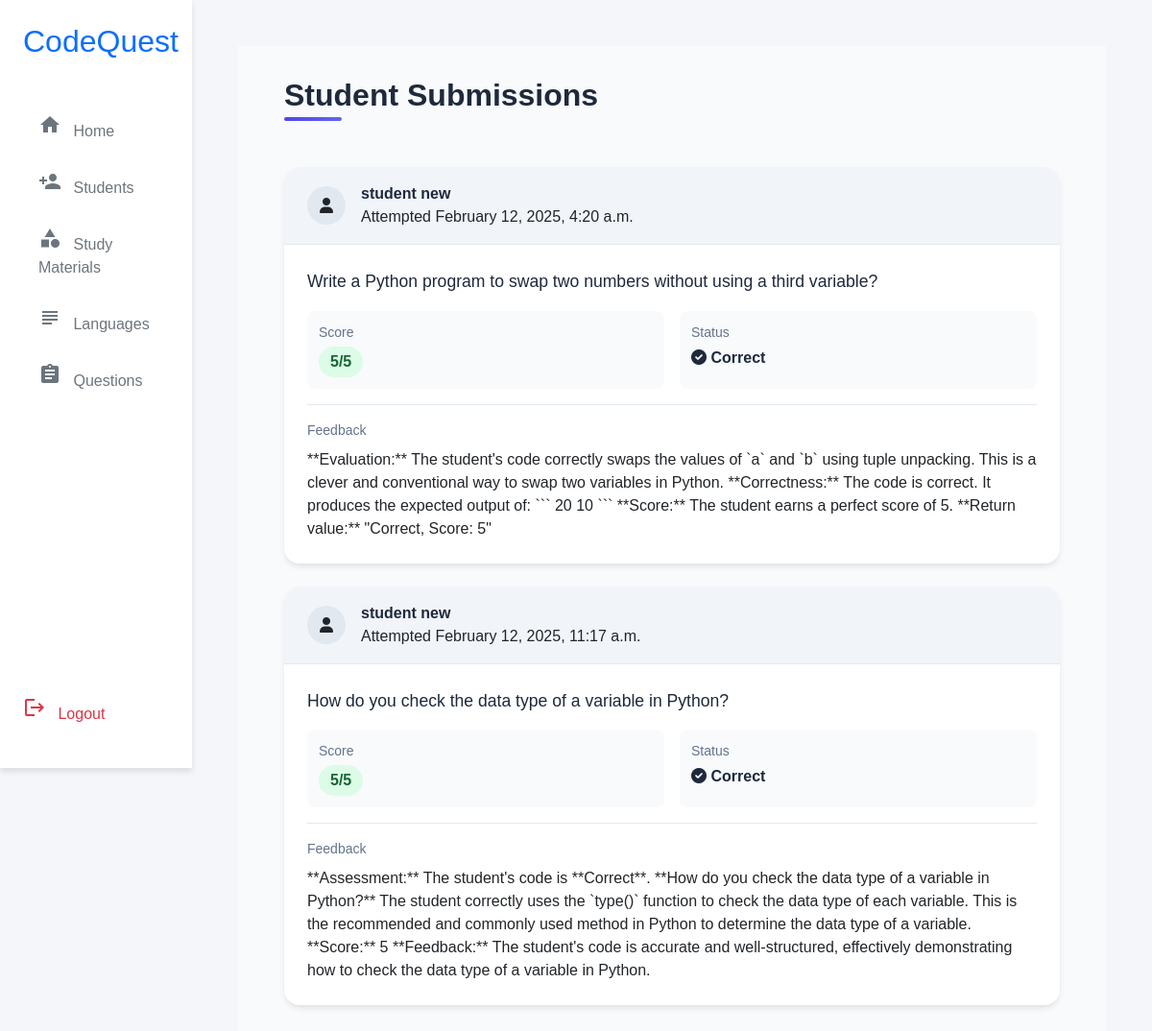
The app's page /student-detail/4/ with its own data.
### faculty/models.py (models this page shows, shortened)
class Result(models.Model):
    question = models.ForeignKey(Questions, on_delete=models.CASCADE, related_name='res_ans')
    user = models.ForeignKey(CustomUser, on_delete=models.CASCADE, related_name='res_user')
    is_correct = models.BooleanField(default=False)  # True if answer is fully correct
    score = models.IntegerField(default=0)  # Score assigned (0-5)
    feedback = models.TextField(blank=True, null=True)  # Store detailed feedback from GROQ
    attempt_time = models.DateTimeField(auto_now_add=True)  # Timestamp of attempt

class CustomUser(AbstractBaseUser, PermissionsMixin):
    name = models.CharField(max_length=100)
    email = models.EmailField(unique=True)
    phone=models.BigIntegerField(unique=True,validators=[validate_phone])
    place = models.CharField(max_length=100)
    is_active = models.BooleanField(default=True)
    is_staff = models.BooleanField(default=False)
    is_superuser = models.BooleanField(default=False)
    objects = CustomUserManager()
    USERNAME_FIELD = 'email'
    REQUIRED_FIELDS = ['name', 'place','phone']

class Student(CustomUser):
    std_id=models.CharField(unique=True,max_length=50)
    student_name=models.CharField(max_length=100,null=True,blank=True)
    img=models.FileField(upload_to='media/Student Image',null=True,blank=True)
    options=(
        ("Male","Male"),
        ("Female","Female"),
        ("Others","Others")
    )
    gender=models.CharField(max_length=100,choices=options,default="Male")
    age=models.PositiveIntegerField(null=True)
    user = models.ForeignKey(CustomUser,on_delete=models.CASCADE,related_name="user_addedby",default=1)

class Questions(models.Model):
    question = models.TextField()
    user= models.ForeignKey(CustomUser,on_delete=models.CASCADE,related_name='que_user')
    lang = models.ForeignKey(Language,on_delete=models.CASCADE,null=True)

### faculty/views.py (the view)
# urls.py: path('student-detail/<int:pk>/',student_results_by_user, name='student_detail'),
def student_results_by_user(request,pk):
    results = Result.objects.filter(user=pk)
    context = {
        'results': results
    }
    return render(request, 'student_detail.html', context)

### faculty/templates/student_detail.html (shortened to what this page needs)
{% extends "faculty_home.html" %}
{% load static %}
{% block adminhome %}
<div class="results-container">
    <div class="page-header">
        <h2 class="results-title">Student Submissions</h2>
    </div>
    <div class="results-grid">
        {% for result in results %}
        <div class="result-card">
            <div class="result-header">
                <div class="student-info">
                    <div class="student-avatar">
                        <i class="fas fa-user"></i>
                    </div>
                    <div>
                        <div class="student-name">{{ result.user.student.student_name }}</div>
                        <div class="text-sm text-gray-500">Attempted {{ result.attempt_time|date:"F j, Y, g:i a" }}</div>
                    </div>
                </div>
            </div>
            <div class="result-content">
                <p class="question-text">{{ result.question.question }}</p>
                <div class="result-meta">
                    <div class="meta-item">
                        <div class="meta-label">Score</div>
                        <div class="meta-value">
                            <span class="score-badge {% if result.score >= 4 %}high{% elif result.score >= 2 %}medium{% else %}low{% endif %}">
                                {{ result.score }}/5
                            </span>
                        </div>
                    </div>
                    <div class="meta-item">
                        <div class="meta-label">Status</div>
                        <div class="meta-value">
                            {% if result.is_correct %}
                            <span class="text-green-600"><i class="fas fa-check-circle"></i> Correct</span>
                            {% else %}
                            <span class="text-red-600"><i class="fas fa-times-circle"></i> Needs Improvement</span>
                            {% endif %}
                        </div>
                    </div>
                </div>
                {% if result.feedback %}
                <div class="feedback-section">
                    <div class="meta-label">Feedback</div>
                    <div class="mt-2">{{ result.feedback }}</div>
                </div>
                {% endif %}
            </div>
        </div>
        {% endfor %}
    </div>
</div>
{% endblock %}

### faculty/templates/faculty_home.html (shortened to what this page needs)
<!DOCTYPE html>
<html lang="en">
    {% load static %}
<head>
    <link href="https://cdn.jsdelivr.net/npm/bootstrap@5.2.3/dist/css/bootstrap.min.css" rel="stylesheet">
    <link href="https://cdnjs.cloudflare.com/ajax/libs/font-awesome/6.0.0/css/all.min.css" rel="stylesheet">
</head>
<body>
    <div class="container-fluid">
        <div class="row">
            <div class="col-md-3 col-lg-2 sidebar p-0  ">
                <div class="p-4">
                    <h2 class="text-center mb-5 text-primary">
                        CodeQuest
                    </h2>
                    <nav class="nav flex-column">
                        <a class="nav-link" href="{% url 'fhome' %}">
                            <i class="material-icons me-2">home</i> Home
                        </a>
                        <a class="nav-link" href="{% url 'students' %}">
                            <i class="material-icons me-2">person_add</i>  Students
                        </a>
                        <a class="nav-link" href="{% url 'mat' %}">
                            <i class="material-icons me-2">category</i> Study Materials
                        </a>
                        <a class="nav-link" href="{% url 'lang' %}">
                            <i class="material-icons me-2">subject</i> Languages
                        </a>
                        <a class="nav-link" href="{% url 'ques' %}">
                            <i class="material-icons me-2">assignment</i> Questions
                        </a>
                    </nav>
                    <div class="mt-auto position-absolute bottom-0 start-0 end-0 p-4">
                        <a href="{% url 'main' %}" class="nav-link text-danger">
                            <i class="material-icons me-2">logout</i> Logout
                        </a>
                    </div>
                </div>
            </div>
            <div class="col-md-9 col-lg-10 p-5">
                {% block adminhome %}{% endblock %}
    </div>
</body>
</html>

### faculty/templates/faculty_home.html (style rules this page uses)
body { background-color: #f4f6f9; font-family: 'Arial', sans-serif; }
.sidebar { height: 100vh; background-color: white; box-shadow: 0 4px 6px rgba(0,0,0,0.1); position:sticky; top:0; }
.nav-link { color: #6c757d; transition: all 0.3s ease; padding-bottom:20px; }

### faculty/templates/student_detail.html (style rules this page uses)
.results-container { padding: 2rem; background: #f8fafc; min-height: 100vh; }
.page-header { display: flex; justify-content: space-between; align-items: center; margin-bottom: 2rem; padding: 0 1rem; }
.results-title { color: #1e293b; font-size: 2rem; font-weight: 700; position: relative; }
.results-title:after { content: ''; position: absolute; bottom: -8px; left: 0; width: 60px; height: 4px; background: linear-gradient(45deg, #4f46e5, #6366f1); border-radius: 2px; }
.results-grid { display: grid; gap: 1.5rem; padding: 1rem; }
.result-card { background: white; border-radius: 16px; box-shadow: 0 4px 6px -1px rgba(0, 0, 0, 0.1); transition: all 0.3s ease; overflow: hidden; }
.result-header { background: #f1f5f9; padding: 1rem 1.5rem; border-bottom: 1px solid #e2e8f0; }
.student-info { display: flex; align-items: center; gap: 1rem; }
.student-avatar { width: 40px; height: 40px; border-radius: 50%; background: #e2e8f0; display: flex; align-items: center; justify-content: center; }
.student-name { font-weight: 600; color: #1e293b; }
.result-content { padding: 1.5rem; }
.question-text { color: #1e293b; font-size: 1.1rem; line-height: 1.6; margin-bottom: 1rem; }
.result-meta { display: grid; grid-template-columns: repeat(auto-fit, minmax(200px, 1fr)); gap: 1rem; margin-top: 1rem; }
.meta-item { padding: 0.75rem; background: #f8fafc; border-radius: 8px; }
.meta-label { font-size: 0.875rem; color: #64748b; margin-bottom: 0.25rem; }
.meta-value { font-weight: 600; color: #1e293b; }
.score-badge { display: inline-flex; align-items: center; padding: 0.25rem 0.75rem; border-radius: 9999px; font-weight: 600; }
.score-badge.high { background: #dcfce7; color: #166534; }
.feedback-section { margin-top: 1rem; padding-top: 1rem; border-top: 1px solid #e2e8f0; }

### records on screen
Result: user.student.student_name "student new", attempt_time "February 12, 2025, 4:20 a.m.", question.question "Write a Python program to swap two numbers without using a third variable?", score "5", is_correct True (drawn), feedback "**Evaluation:** The student's code correctly swaps the values of `a` and `b` using tuple unpacking. This is a clever and conventional way to swap two variables in Python. **Correctness:** The code is correct. It produces the expected output of: ``` 20 10 ``` **Score:** The student earns a perfect score of 5. **Return value:** \"Correct, Score: 5\""
Result: user.student.student_name "student new", attempt_time "February 12, 2025, 11:17 a.m.", question.question "How do you check the data type of a variable in Python?", score "5", is_correct True (drawn), feedback "**Assessment:** The student's code is **Correct**. **How do you check the data type of a variable in Python?** The student correctly uses the `type()` function to check the data type of each variable. This is the recommended and commonly used method in Python to determine the data type of a variable. **Score:** 5 **Feedback:** The student's code is accurate and well-structured, effectively demonstrating how to check the data type of a variable in Python."
